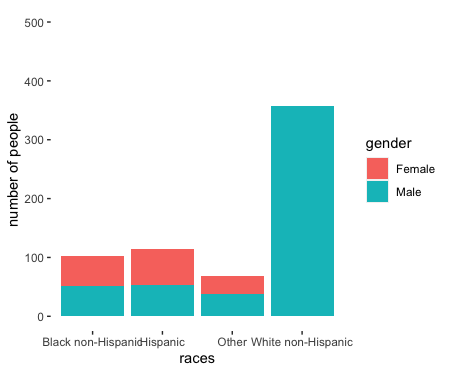

R code for this plot:
## ggplot2 -- theme: change x and y axes

ggplot(data=nhanes) +
  geom_bar(mapping=aes(x=race_ethc, fill=gender))+
  theme(plot.background=element_blank())+
  theme(panel.background=element_blank())+
  # change the name of y axes
  ylab('number of people') +
  # change x axes
  xlab('races') +
  # set the limit of y axis as 0-500
  ylim(0, 500)
